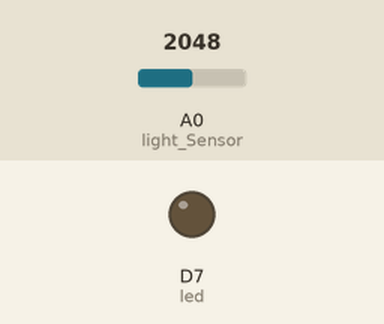
A sketch run on a simulated Particle Photon. On the bench: output pins drawn as LEDs (lit = HIGH). The inputs (shaded band) are chosen by the test bench; at power-on: A0 (light_Sensor) = 2048.

Above: at 0.1 s.
At 1.1 s:
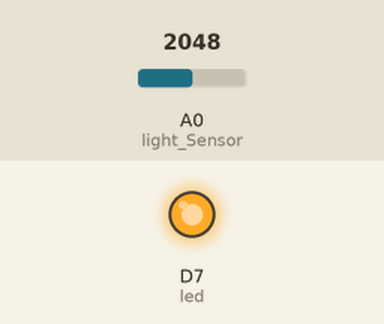
Timing chart, 0 to 2.6 s (numbered marks = the images above):
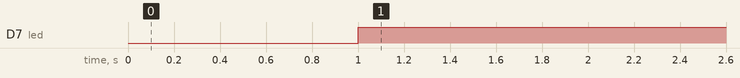

Measured:
- by itself, D7 (led): LOW → HIGH at 1.0 s

The sketch:

code.ino
```cpp
int light_Sensor = A0;
int analogValue;
int led = D7;

void setup() {
 pinMode(led, OUTPUT);
 pinMode(light_Sensor,INPUT);
}
void loop() {
    analogValue = analogRead(light_Sensor);
    delay(1000);

   if (analogValue > 0 && analogValue < 300 )
   {
       digitalWrite(led, LOW);
       Particle.publish("Light_Is_On", "Light", PRIVATE);
       delay(15000);
   }
   else
   {
       digitalWrite(led, HIGH);
       Particle.publish("Light_Is_Off", "Dark", PRIVATE);
        delay(15000);
    }
}
```
